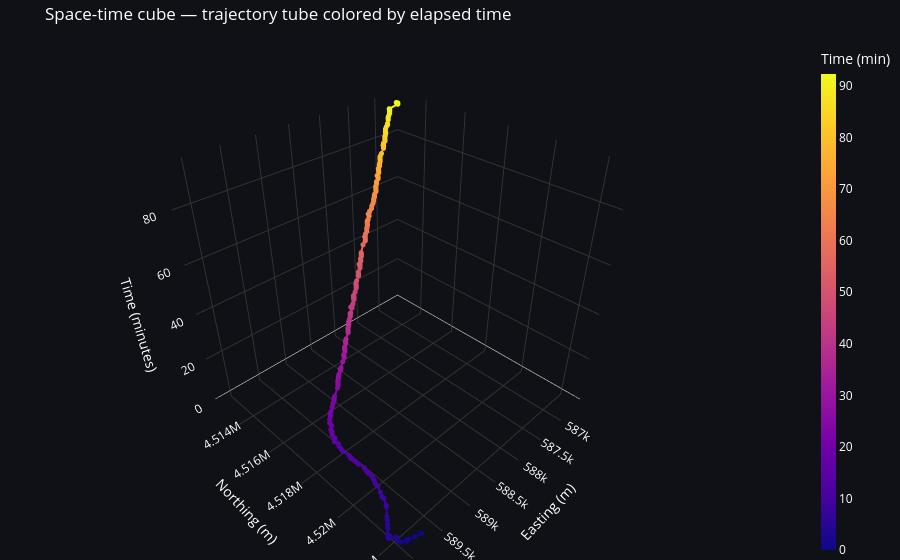

Write notebook code for a chart like this one.
### Code cell
# 2) Space-time cube (Plotly 3D) — trajectory tube colored by time
# Save: screenshot to outputs/figs/space_time_cube.png

import plotly.graph_objects as go
import geopandas as gpd
import pandas as pd
from shapely.geometry import Point

# Convert to projected CRS
gpts_m = (
    gpd.GeoDataFrame(
        t0s,
        geometry=[Point(xy) for xy in zip(t0s["lon"], t0s["lat"])],
        crs="EPSG:4326",
    )
    .to_crs(edges_gdf.crs)
)

gpts_m["x"] = gpts_m.geometry.x
gpts_m["y"] = gpts_m.geometry.y

# Time in minutes since start
gpts_m["t_min"] = (
    pd.to_datetime(gpts_m["t"]) -
    pd.to_datetime(gpts_m["t"]).min()
).dt.total_seconds() / 60


# ── Visual design knobs ─────────────────────────────────────────────
colorscale = "Plasma"   # try "Viridis", "Turbo", "RdYlGn"
line_width = 4
marker_size = 3
# ────────────────────────────────────────────────────────────────────

fig = go.Figure()

fig.add_trace(
    go.Scatter3d(
        x=gpts_m["x"],
        y=gpts_m["y"],
        z=gpts_m["t_min"],
        mode="lines+markers",
        line=dict(
            width=line_width,
            color=gpts_m["t_min"],
            colorscale=colorscale,
        ),
        marker=dict(
            size=marker_size,
            color=gpts_m["t_min"],
            colorscale=colorscale,
            showscale=True,
            colorbar=dict(
                title="Time (min)",
                thickness=15,
            ),
        ),
        name="Trajectory",
    )
)

bg = "#0f1117"

fig.update_layout(
    title="Space-time cube — trajectory tube colored by elapsed time",
    scene=dict(
        xaxis_title="Easting (m)",
        yaxis_title="Northing (m)",
        zaxis_title="Time (minutes)",
        bgcolor=bg,
        xaxis=dict(
            backgroundcolor=bg,
            gridcolor="#333",
        ),
        yaxis=dict(
            backgroundcolor=bg,
            gridcolor="#333",
        ),
        zaxis=dict(
            backgroundcolor=bg,
            gridcolor="#333",
        ),
    ),
    paper_bgcolor=bg,
    font=dict(color="white"),
    margin=dict(l=0, r=0, b=0, t=40),
)

fig.show()

### Figure 1 — Plotly figure (JSON) as saved in the notebook; plotly's stock layout.template omitted (floating-point values rounded to 4 significant figures; data arrays with more than 128 entries replaced by an {"elided": "..."} marker saying what was removed)
{"data": [{"line": {"color": {"elided": "330 float values"}, "colorscale": [[0, "#0d0887"], [0.1111, "#46039f"], [0.2222, "#7201a8"], [0.3333, "#9c179e"], [0.4444, "#bd3786"], [0.5556, "#d8576b"], [0.6667, "#ed7953"], [0.7778, "#fb9f3a"], [0.8889, "#fdca26"], [1, "#f0f921"]], "width": 4}, "marker": {"color": {"elided": "330 float values"}, "colorbar": {"thickness": 15, "title": {"text": "Time (min)"}}, "colorscale": [[0, "#0d0887"], [0.1111, "#46039f"], [0.2222, "#7201a8"], [0.3333, "#9c179e"], [0.4444, "#bd3786"], [0.5556, "#d8576b"], [0.6667, "#ed7953"], [0.7778, "#fb9f3a"], [0.8889, "#fdca26"], [1, "#f0f921"]], "showscale": true, "size": 3}, "mode": "lines+markers", "name": "Trajectory", "type": "scatter3d", "x": {"elided": "330 float values"}, "y": {"elided": "330 float values"}, "z": {"elided": "330 float values"}}], "layout": {"font": {"color": "white"}, "margin": {"b": 0, "l": 0, "r": 0, "t": 40}, "paper_bgcolor": "#0f1117", "scene": {"bgcolor": "#0f1117", "xaxis": {"backgroundcolor": "#0f1117", "gridcolor": "#333", "title": {"text": "Easting (m)"}}, "yaxis": {"backgroundcolor": "#0f1117", "gridcolor": "#333", "title": {"text": "Northing (m)"}}, "zaxis": {"backgroundcolor": "#0f1117", "gridcolor": "#333", "title": {"text": "Time (minutes)"}}}, "title": {"text": "Space-time cube — trajectory tube colored by elapsed time"}}}
